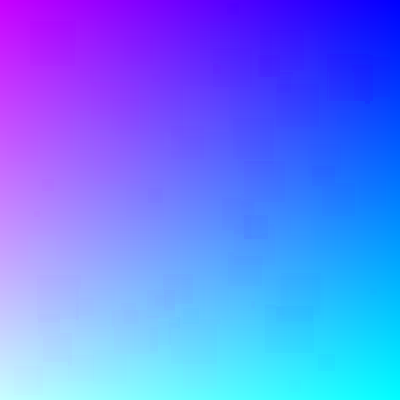
Frame 1 (no input)
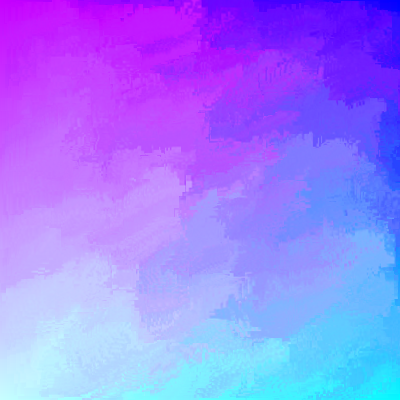
Frame 60 (the mouse pressed at the canvas centre just before this capture)
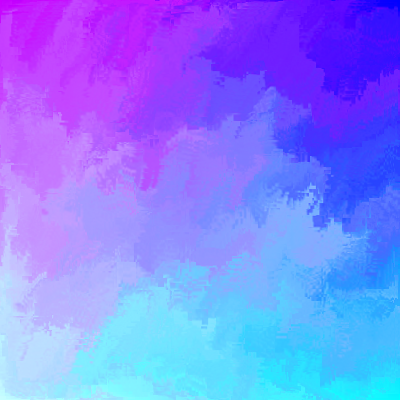
Frame 120 (the mouse held since frame 60 and released just before this capture)

The Processing sketch that drew these frames (run headless with seeded random() and noise(); from frame 60 on, the mouse is pressed at the canvas centre):

// Processing sketch: day_3
// ── day_3.pde
// (c) 2023 Joseph HENRY
// This code is licensed under MIT license (see LICENSE for details)

float time = 0;

float easeOutQuad(float x) {
  return 1 - (1 - x) * (1 - x);
}

class Section {
  color col;
  PImage section;
  PVector center, dir;
  float dist;

  Section(color col, PImage section, int x, int y) {
    this.col = col;
    this.section = section;
    this.center = new PVector(x, y);
    this.dir = PVector.fromAngle(hue(col));
    this.dist = random(5, 15);
  }

  void display() {
    pushMatrix();
    float offset = random(5);
    float offsetX = offset + easeOutQuad(sin(time)) * 10;
    float offsetY = offset + easeOutQuad(cos(time)) * 5;
    translate(center.x + random(-offset, offsetX), center.y + random(-offset, offsetY));
    image(section, 0, 0);
    popMatrix();
  }
}

void sampleSquares() {
  for (int i = 0; i < 100; i++) {
    int size = int(random(5, 50));
    int x = int(random(width - size));
    int y = int(random(height - size));

    PImage section = get(x, y, size, size);
    new Section(pixels[x + y * width], section, x, y).display();
  }
}

void initialGradient() {
  loadPixels();

  for (int x = 0; x < width; x++) {
    float xnorm = x / (float) width;
    for (int y = 0; y < height; y++) {
      float ynorm = y / (float) height;
      int loc = x + y *  width;

      pixels[loc] = color((1 - xnorm) * 200, ynorm * 255, 255);
    }
  }

  updatePixels();
}

void setup() {
  size(400, 400);
  frameRate(30);
  
  initialGradient();
}

void draw() {
  sampleSquares();
  time += 0.05;
}
